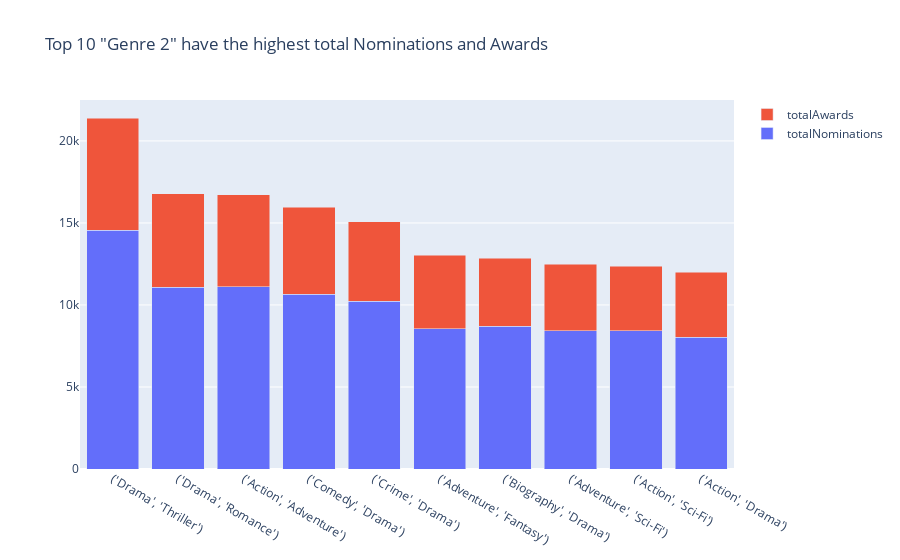

Notebook code for this chart:
### Code cell
fig = go.Figure(data=[
    go.Bar(name='totalNominations', x=tan_genre2.index, y=tan_genre2['totalNominations']),
    go.Bar(name='totalAwards', x=tan_genre2.index, y=tan_genre2['totalAwards'])
   
])

fig.update_layout(barmode='stack', title='Top 10 "Genre 2" have the highest total Nominations and Awards')

# Hiển thị biểu đồ
fig.show()

### Figure 1 — Plotly figure (JSON) as saved in the notebook; plotly's stock layout.template omitted (floating-point values rounded to 4 significant figures)
{"data": [{"name": "totalNominations", "type": "bar", "x": ["('Drama', 'Thriller')", "('Drama', 'Romance')", "('Action', 'Adventure')", "('Comedy', 'Drama')", "('Crime', 'Drama')", "('Adventure', 'Fantasy')", "('Biography', 'Drama')", "('Adventure', 'Sci-Fi')", "('Action', 'Sci-Fi')", "('Action', 'Drama')"], "y": [14550, 11079, 11110, 10666, 10213, 8539, 8703, 8436, 8442, 8027]}, {"name": "totalAwards", "type": "bar", "x": ["('Drama', 'Thriller')", "('Drama', 'Romance')", "('Action', 'Adventure')", "('Comedy', 'Drama')", "('Crime', 'Drama')", "('Adventure', 'Fantasy')", "('Biography', 'Drama')", "('Adventure', 'Sci-Fi')", "('Action', 'Sci-Fi')", "('Action', 'Drama')"], "y": [6820, 5699, 5602, 5277, 4849, 4495, 4148, 4048, 3924, 3976]}], "layout": {"barmode": "stack", "title": {"text": "Top 10 \"Genre 2\" have the highest total Nominations and Awards"}}}
